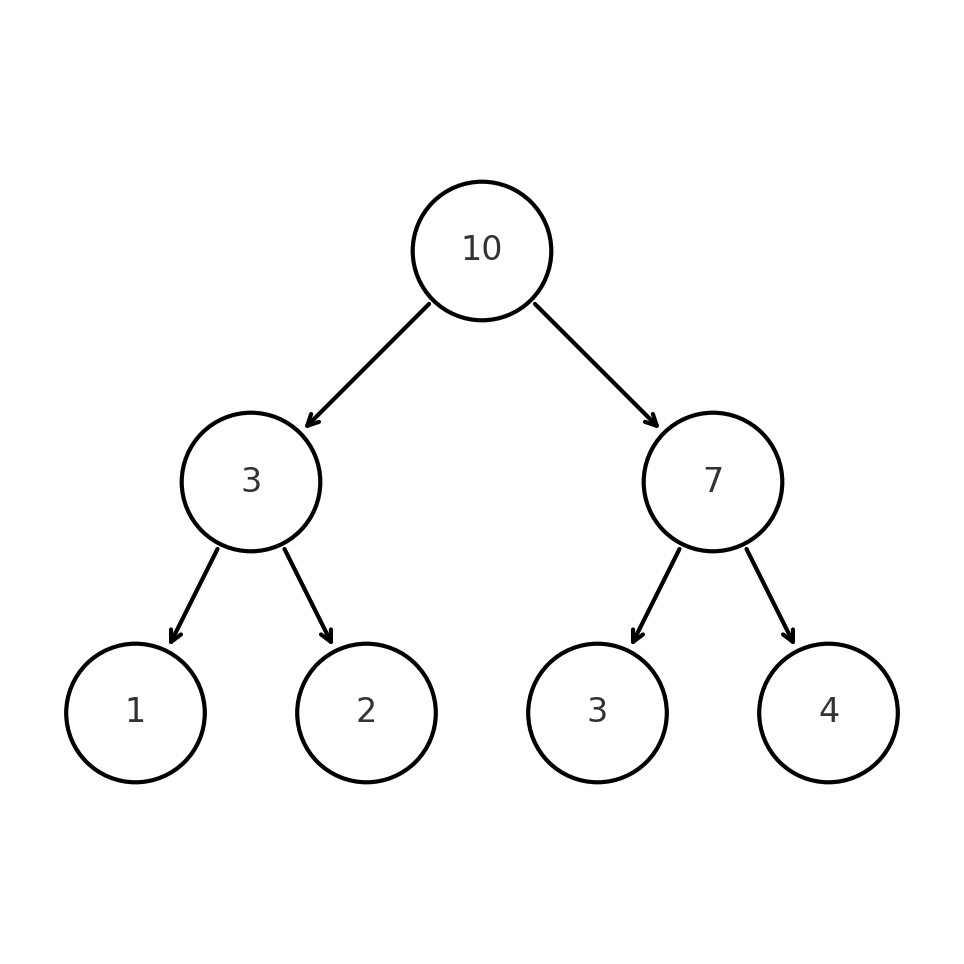

Reproduce this figure in Python.
import matplotlib.pyplot as plt
import numpy as np

# Coordinates for nodes
coords = {
    "root": (0, 0),
    "left": (-1, -1),
    "right": (1, -1),
    "leaf1": (-1.5, -2),
    "leaf2": (-0.5, -2),
    "leaf3": (0.5, -2),
    "leaf4": (1.5, -2),
}

# Sum values for each node
values = {
    "root": 10,
    "left": 3,
    "right": 7,
    "leaf1": 1,
    "leaf2": 2,
    "leaf3": 3,
    "leaf4": 4,
}

# Edges to draw
edges = [
    ("root", "left"),
    ("root", "right"),
    ("left", "leaf1"),
    ("left", "leaf2"),
    ("right", "leaf3"),
    ("right", "leaf4"),
]

radius = 0.3

fig, ax = plt.subplots()
ax.set_aspect("equal")
ax.axis("off")
ax.set_xlim(-2, 2)
ax.set_ylim(-3, 1)

# Draw circles
for node, (x, y) in coords.items():
    circle = plt.Circle((x, y), radius, fill=False, linewidth=1.5)
    ax.add_patch(circle)

# Draw arrows between borders
for start, end in edges:
    x0, y0 = coords[start]
    x1, y1 = coords[end]
    dx, dy = x1 - x0, y1 - y0
    dist = np.hypot(dx, dy)
    ux, uy = dx / dist, dy / dist
    start_pt = (x0 + ux * radius, y0 + uy * radius)
    end_pt = (x1 - ux * radius, y1 - uy * radius)
    ax.annotate(
        "",
        xy=end_pt,
        xytext=start_pt,
        arrowprops=dict(arrowstyle="->", color="black", linewidth=1.5),
    )

# Add labels
for node, (x, y) in coords.items():
    ax.text(x, y, str(values[node]), ha="center", va="center", fontsize=12)

plt.show()
